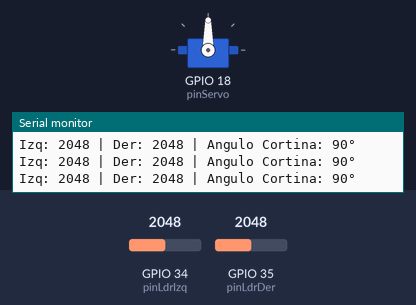
This sketch was run on a simulated ESP32. Shown: servo, the last lines printed to the serial monitor. The test bench sets the inputs (shaded band); at power-on: GPIO 34 (pinLdrIzq) = 2048, GPIO 35 (pinLdrDer) = 2048.

Above: at 1.2 s.
1.3 s: GPIO 34 (pinLdrIzq) set to 2301
2.8 s: GPIO 34 (pinLdrIzq) set to 2395
At 5.7 s:
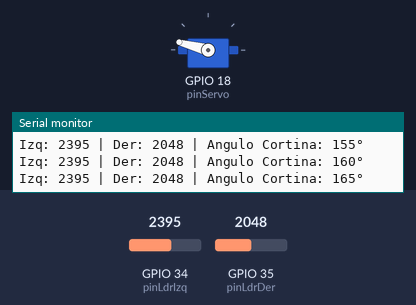
5.8 s: GPIO 34 (pinLdrIzq) set to 2047
At 6.6 s:
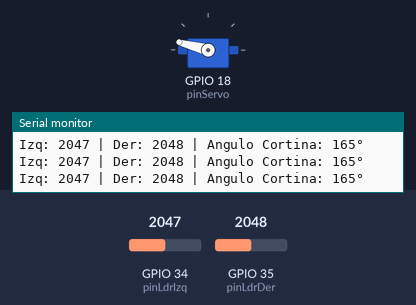
7.3 s: GPIO 35 (pinLdrDer) set to 1813
8.8 s: GPIO 35 (pinLdrDer) set to 1714
At 10.0 s:
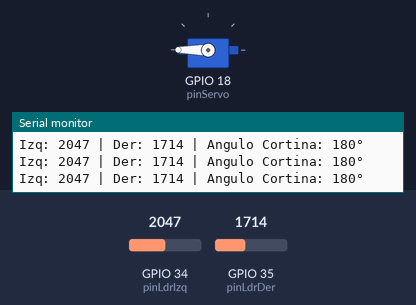
10.7 s: GPIO 35 (pinLdrDer) set to 2292
12.2 s: GPIO 35 (pinLdrDer) set to 2421
At 13.33 s:
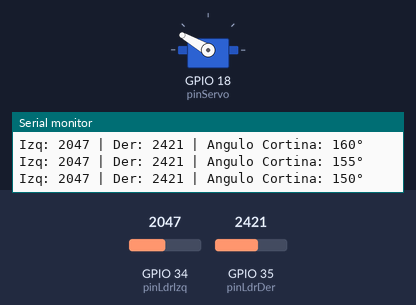
Timing chart, 0 to 17.9 s (numbered marks = the images above; inputs shaded):
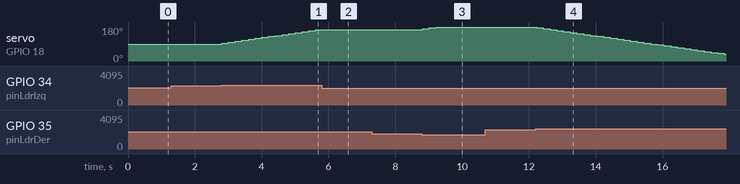

Measured:
- the behaviour switches between 2348 and 2349 on GPIO 34 (pinLdrIzq) (found by bisection; images 0 and 1)
- the behaviour switches between 1747 and 1746 on GPIO 35 (pinLdrDer) (found by bisection; images 2 and 3)
- the behaviour switches between 2347 and 2348 on GPIO 35 (pinLdrDer) (found by bisection; images 3 and 4)
- after the input at 2.8 s, servo on GPIO 18 (pinServo): moves from 90° to 165° over 2.8 s, starting at once
- after the input at 5.8 s, servo on GPIO 18 (pinServo): stays 165° (without the input it goes to 170° after 0.02 s)
- after the input at 8.8 s, servo on GPIO 18 (pinServo): 165° → 170° at once, → 175° 0.20 s later, → 180° 0.20 s later
- after the input at 12.2 s, servo on GPIO 18 (pinServo): moves from 180° to 35° over 5.6 s, starting at once

The sketch:

cortina_solar_2ldr.ino
```cpp
// Video 14: Cortina Solar Automatizada con dos sensores de luz (LDR)
#include <ESP32Servo.h>

// CAMBIO DE ESCENARIO: Tolerancia de diferencia de luz entre ambos sensores (0 a 4095)
// Dia muy soleado (evitar movimientos bruscos) = 500 | Dia nublado = 150
const int margenTolerancia = 300;
const int pasoAngulo = 5; // Grados que gira en cada ajuste

Servo cortinaServo;
const int pinLdrIzq = 34;
const int pinLdrDer = 35;
const int pinServo = 18;
int anguloActual = 90;

void setup() {
  Serial.begin(115200);
  cortinaServo.attach(pinServo);
  cortinaServo.write(anguloActual);
}

void loop() {
  int luzIzq = analogRead(pinLdrIzq);
  int luzDer = analogRead(pinLdrDer);
  int diferencia = luzIzq - luzDer;

  if (abs(diferencia) > margenTolerancia) {
    if (diferencia > 0 && anguloActual < 180) {
      anguloActual += pasoAngulo;
    } else if (diferencia < 0 && anguloActual > 0) {
      anguloActual -= pasoAngulo;
    }
    cortinaServo.write(anguloActual);
  }

  Serial.printf("Izq: %d | Der: %d | Angulo Cortina: %d°\n", luzIzq, luzDer, anguloActual);
  delay(200);
}
```
